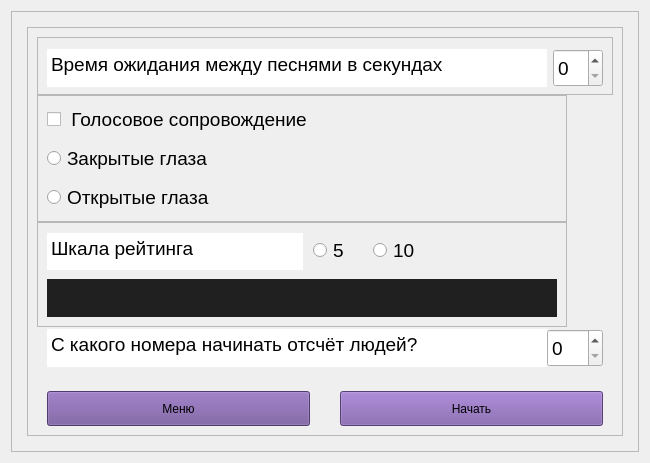
      <widget class="QWidget" name="SettingsExperimentWidget">
       <layout class="QGridLayout" name="gridLayout_15">
        <item row="0" column="1">
         <widget class="QFrame" name="frame_17">
          <property name="frameShape">
           <enum>QFrame::StyledPanel</enum>
          </property>
          <property name="frameShadow">
           <enum>QFrame::Raised</enum>
          </property>
          <layout class="QGridLayout" name="gridLayout_22">
           <item row="0" column="0">
            <layout class="QGridLayout" name="gridLayout_21">
             <item row="2" column="2">
              <widget class="QFrame" name="frame_14">
               <property name="frameShape">
                <enum>QFrame::StyledPanel</enum>
               </property>
               <property name="frameShadow">
                <enum>QFrame::Raised</enum>
               </property>
              </widget>
             </item>
             <item row="2" column="0">
              <widget class="QFrame" name="frame_12">
               <property name="frameShape">
                <enum>QFrame::StyledPanel</enum>
               </property>
               <property name="frameShadow">
                <enum>QFrame::Raised</enum>
               </property>
              </widget>
             </item>
             <item row="0" column="0">
              <widget class="QFrame" name="frame_10">
               <property name="frameShape">
                <enum>QFrame::StyledPanel</enum>
               </property>
               <property name="frameShadow">
                <enum>QFrame::Raised</enum>
               </property>
              </widget>
             </item>
             <item row="2" column="1">
              <widget class="QFrame" name="frame_13">
               <property name="frameShape">
                <enum>QFrame::StyledPanel</enum>
               </property>
               <property name="frameShadow">
                <enum>QFrame::Raised</enum>
               </property>
              </widget>
             </item>
             <item row="1" column="0">
              <widget class="QFrame" name="frame_11">
               <property name="minimumSize">
                <size>
                 <width>0</width>
                 <height>0</height>
                </size>
               </property>
               <property name="frameShape">
                <enum>QFrame::StyledPanel</enum>
               </property>
               <property name="frameShadow">
                <enum>QFrame::Raised</enum>
               </property>
              </widget>
             </item>
             <item row="0" column="1">
              <widget class="QFrame" name="frame_15">
               <property name="frameShape">
                <enum>QFrame::StyledPanel</enum>
               </property>
               <property name="frameShadow">
                <enum>QFrame::Raised</enum>
               </property>
              </widget>
             </item>
             <item row="0" column="2">
              <widget class="QFrame" name="frame_16">
               <property name="frameShape">
                <enum>QFrame::StyledPanel</enum>
               </property>
               <property name="frameShadow">
                <enum>QFrame::Raised</enum>
               </property>
              </widget>
             </item>
             <item row="1" column="2">
              <widget class="QFrame" name="frame_69">
               <property name="sizePolicy">
                <sizepolicy hsizetype="Preferred" vsizetype="Preferred">
                 <horstretch>0</horstretch>
                 <verstretch>0</verstretch>
                </sizepolicy>
               </property>
               <property name="minimumSize">
                <size>
                 <width>0</width>
                 <height>0</height>
                </size>
               </property>
               <property name="frameShape">
                <enum>QFrame::StyledPanel</enum>
               </property>
               <property name="frameShadow">
                <enum>QFrame::Raised</enum>
               </property>
              </widget>
             </item>
             <item row="1" column="1">
              <widget class="QFrame" name="frame_5">
               <property name="maximumSize">
                <size>
                 <width>1000</width>
                 <height>16777215</height>
                </size>
               </property>
               <property name="frameShape">
                <enum>QFrame::StyledPanel</enum>
               </property>
               <property name="frameShadow">
                <enum>QFrame::Raised</enum>
               </property>
               <layout class="QGridLayout" name="gridLayout_20">
                <item row="1" column="0">
                 <layout class="QHBoxLayout" name="horizontalLayout_10">
                  <property name="spacing">
                   <number>30</number>
                  </property>
                  <property name="leftMargin">
                   <number>10</number>
                  </property>
                  <property name="topMargin">
                   <number>20</number>
                  </property>
                  <property name="rightMargin">
                   <number>10</number>
                  </property>
                  <item>
                   <widget class="QPushButton" name="returnMenuButton">
                    <property name="minimumSize">
                     <size>
                      <width>0</width>
                      <height>35</height>
                     </size>
                    </property>
                    <property name="maximumSize">
                     <size>
                      <width>16777215</width>
                      <height>40</height>
                     </size>
                    </property>
                    <property name="styleSheet">
                     <string notr="true">*{
	background-color: #715199;
}</string>
                    </property>
                    <property name="text">
                     <string>Меню</string>
                    </property>
                   </widget>
                  </item>
                  <item>
                   <widget class="QPushButton" name="startButton">
                    <property name="minimumSize">
                     <size>
                      <width>0</width>
                      <height>35</height>
                     </size>
                    </property>
                    <property name="maximumSize">
                     <size>
                      <width>16777215</width>
                      <height>40</height>
                     </size>
                    </property>
                    <property name="styleSheet">
                     <string notr="true">*{
	background-color: #7b58a6;
}</string>
                    </property>
                    <property name="text">
                     <string>Начать</string>
                    </property>
                   </widget>
                  </item>
                 </layout>
                </item>
                <item row="0" column="0">
                 <layout class="QVBoxLayout" name="verticalLayout" stretch="0,0,0,0">
                  <property name="spacing">
                   <number>0</number>
                  </property>
                  <property name="leftMargin">
                   <number>0</number>
                  </property>
                  <item>
                   <widget class="QFrame" name="frame_18">
                    <property name="frameShape">
                     <enum>QFrame::StyledPanel</enum>
                    </property>
                    <property name="frameShadow">
                     <enum>QFrame::Raised</enum>
                    </property>
                    <layout class="QGridLayout" name="gridLayout_3">
                     <item row="0" column="0">
                      <widget class="QTextBrowser" name="textBrowser">
                       <property name="enabled">
                        <bool>true</bool>
                       </property>
                       <property name="sizePolicy">
                        <sizepolicy hsizetype="Fixed" vsizetype="Fixed">
                         <horstretch>0</horstretch>
                         <verstretch>0</verstretch>
                        </sizepolicy>
                       </property>
                       <property name="minimumSize">
                        <size>
                         <width>500</width>
                         <height>38</height>
                        </size>
                       </property>
                       <property name="maximumSize">
                        <size>
                         <width>16777215</width>
                         <height>34</height>
                        </size>
                       </property>
                       <property name="font">
                        <font>
                         <family>Arial</family>
                         <pointsize>14</pointsize>
                         <weight>50</weight>
                         <italic>false</italic>
                         <bold>false</bold>
                        </font>
                       </property>
                       <property name="styleSheet">
                        <string notr="true">*{
	border: none;
}
</string>
                       </property>
                       <property name="html">
                        <string>&lt;!DOCTYPE HTML PUBLIC &quot;-//W3C//DTD HTML 4.0//EN&quot; &quot;http://www.w3.org/TR/REC-html40/strict.dtd&quot;&gt;
&lt;html&gt;&lt;head&gt;&lt;meta name=&quot;qrichtext&quot; content=&quot;1&quot; /&gt;&lt;style type=&quot;text/css&quot;&gt;
p, li { white-space: pre-wrap; }
&lt;/style&gt;&lt;/head&gt;&lt;body style=&quot; font-family:'Arial'; font-size:14pt; font-weight:400; font-style:normal;&quot;&gt;
&lt;p style=&quot; margin-top:0px; margin-bottom:0px; margin-left:0px; margin-right:0px; -qt-block-indent:0; text-indent:0px;&quot;&gt;&lt;span style=&quot; font-family:'MS Shell Dlg 2';&quot;&gt;Время ожидания между песнями в секундах&lt;/span&gt;&lt;/p&gt;&lt;/body&gt;&lt;/html&gt;</string>
                       </property>
                      </widget>
                     </item>
                     <item row="0" column="1">
                      <layout class="QHBoxLayout" name="horizontalLayout_2">
                       <item>
                        <widget class="QSpinBox" name="timeSpinBox">
                         <property name="sizePolicy">
                          <sizepolicy hsizetype="Preferred" vsizetype="Fixed">
                           <horstretch>0</horstretch>
                           <verstretch>0</verstretch>
                          </sizepolicy>
                         </property>
                         <property name="minimumSize">
                          <size>
                           <width>0</width>
                           <height>38</height>
                          </size>
                         </property>
                         <property name="maximumSize">
                          <size>
                           <width>80</width>
                           <height>34</height>
                          </size>
                         </property>
                         <property name="font">
                          <font>
                           <family>Arial</family>
                           <pointsize>14</pointsize>
                           <weight>50</weight>
                           <italic>false</italic>
                           <bold>false</bold>
                          </font>
                         </property>
                         <property name="styleSheet">
                          <string notr="true"/>
                         </property>
                        </widget>
                       </item>
                      </layout>
                     </item>
                    </layout>
                   </widget>
                  </item>
                  <item>
                   <widget class="QFrame" name="frame_19">
                    <property name="sizePolicy">
                     <sizepolicy hsizetype="Fixed" vsizetype="Preferred">
                      <horstretch>0</horstretch>
                      <verstretch>0</verstretch>
                     </sizepolicy>
                    </property>
                    <property name="minimumSize">
                     <size>
                      <width>530</width>
                      <height>0</height>
                     </size>
                    </property>
                    <property name="font">
                     <font>
                      <family>Arial</family>
                      <pointsize>14</pointsize>
                      <weight>50</weight>
                      <italic>false</italic>
                      <bold>false</bold>
                     </font>
                    </property>
                    <property name="frameShape">
                     <enum>QFrame::StyledPanel</enum>
                    </property>
                    <property name="frameShadow">
                     <enum>QFrame::Raised</enum>
                    </property>
                    <layout class="QGridLayout" name="gridLayout_4">
                     <item row="0" column="0">
                      <layout class="QVBoxLayout" name="verticalLayout_2">
                       <property name="spacing">
                        <number>10</number>
                       </property>
                       <item>
                        <widget class="QCheckBox" name="voiceCheckBox">
                         <property name="font">
                          <font>
                           <family>Arial</family>
                           <pointsize>14</pointsize>
                           <weight>50</weight>
                           <italic>false</italic>
                           <bold>false</bold>
                          </font>
                         </property>
                         <property name="text">
                          <string> Голосовое сопровождение</string>
                         </property>
                        </widget>
                       </item>
                       <item>
                        <widget class="QRadioButton" name="closeEyesRadioButton">
                         <property name="font">
                          <font>
                           <family>Arial</family>
                           <pointsize>14</pointsize>
                           <weight>50</weight>
                           <italic>false</italic>
                           <bold>false</bold>
                          </font>
                         </property>
                         <property name="text">
                          <string>Закрытые глаза</string>
                         </property>
                        </widget>
                       </item>
                       <item>
                        <widget class="QRadioButton" name="openEyesRadioButton">
                         <property name="font">
                          <font>
                           <family>Arial</family>
                           <pointsize>14</pointsize>
                           <weight>50</weight>
                           <italic>false</italic>
                           <bold>false</bold>
                          </font>
                         </property>
                         <property name="text">
                          <string>Открытые глаза</string>
                         </property>
                        </widget>
                       </item>
                      </layout>
                     </item>
                    </layout>
                   </widget>
                  </item>
                  <item>
                   <widget class="QFrame" name="frame_20">
                    <property name="sizePolicy">
                     <sizepolicy hsizetype="Fixed" vsizetype="Fixed">
                      <horstretch>0</horstretch>
                      <verstretch>0</verstretch>
                     </sizepolicy>
                    </property>
                    <property name="frameShape">
                     <enum>QFrame::StyledPanel</enum>
                    </property>
                    <property name="frameShadow">
                     <enum>QFrame::Raised</enum>
                    </property>
                    <layout class="QGridLayout" name="gridLayout_5">
                     <property name="verticalSpacing">
                      <number>10</number>
                     </property>
                     <item row="0" column="0">
                      <layout class="QHBoxLayout" name="horizontalLayout_3" stretch="0,0,0">
                       <property name="spacing">
                        <number>10</number>
                       </property>
                       <item>
                        <widget class="QTextBrowser" name="textBrowser_2">
                         <property name="sizePolicy">
                          <sizepolicy hsizetype="Fixed" vsizetype="Fixed">
                           <horstretch>0</horstretch>
                           <verstretch>0</verstretch>
                          </sizepolicy>
                         </property>
                         <property name="minimumSize">
                          <size>
                           <width>200</width>
                           <height>37</height>
                          </size>
                         </property>
                         <property name="maximumSize">
                          <size>
                           <width>16777215</width>
                           <height>34</height>
                          </size>
                         </property>
                         <property name="font">
                          <font>
                           <family>Arial</family>
                           <pointsize>14</pointsize>
                           <weight>50</weight>
                           <italic>false</italic>
                           <bold>false</bold>
                          </font>
                         </property>
                         <property name="styleSheet">
                          <string notr="true">*{
	border: none;
}
</string>
                         </property>
                         <property name="html">
                          <string>&lt;!DOCTYPE HTML PUBLIC &quot;-//W3C//DTD HTML 4.0//EN&quot; &quot;http://www.w3.org/TR/REC-html40/strict.dtd&quot;&gt;
&lt;html&gt;&lt;head&gt;&lt;meta name=&quot;qrichtext&quot; content=&quot;1&quot; /&gt;&lt;style type=&quot;text/css&quot;&gt;
p, li { white-space: pre-wrap; }
&lt;/style&gt;&lt;/head&gt;&lt;body style=&quot; font-family:'Arial'; font-size:14pt; font-weight:400; font-style:normal;&quot;&gt;
&lt;p style=&quot; margin-top:0px; margin-bottom:0px; margin-left:0px; margin-right:0px; -qt-block-indent:0; text-indent:0px;&quot;&gt;Шкала рейтинга&lt;/p&gt;&lt;/body&gt;&lt;/html&gt;</string>
                         </property>
                        </widget>
                       </item>
                       <item>
                        <widget class="QRadioButton" name="ratting_5_RadioButton">
                         <property name="maximumSize">
                          <size>
                           <width>50</width>
                           <height>16777215</height>
                          </size>
                         </property>
                         <property name="font">
                          <font>
                           <family>Arial</family>
                           <pointsize>14</pointsize>
                           <weight>50</weight>
                           <italic>false</italic>
                           <bold>false</bold>
                          </font>
                         </property>
                         <property name="styleSheet">
                          <string notr="true"/>
                         </property>
                         <property name="text">
                          <string>5</string>
                         </property>
                        </widget>
                       </item>
                       <item>
                        <widget class="QRadioButton" name="ratting_10_RadioButton">
                         <property name="font">
                          <font>
                           <family>Arial</family>
                           <pointsize>14</pointsize>
                           <weight>50</weight>
                           <italic>false</italic>
                           <bold>false</bold>
                          </font>
                         </property>
                         <property name="text">
                          <string>10</string>
                         </property>
                        </widget>
                       </item>
                      </layout>
                     </item>
                     <item row="2" column="0">
                      <widget class="QLineEdit" name="linkLineEdit">
                       <property name="sizePolicy">
                        <sizepolicy hsizetype="Fixed" vsizetype="Fixed">
                         <horstretch>0</horstretch>
                         <verstretch>0</verstretch>
                        </sizepolicy>
                       </property>
                       <property name="minimumSize">
                        <size>
                         <width>510</width>
                         <height>38</height>
                        </size>
                       </property>
                       <property name="styleSheet">
                        <string notr="true">*{
	color: #808080;
	background-color: #202020;
	border: none;

	font: 14pt &quot;Arial&quot;;
}</string>
                       </property>
                       <property name="text">
                        <string/>
                       </property>
                      </widget>
                     </item>
                    </layout>
                   </widget>
                  </item>
                  <item>
                   <layout class="QHBoxLayout" name="horizontalLayout_11">
                    <property name="leftMargin">
                     <number>10</number>
                    </property>
                    <property name="rightMargin">
                     <number>10</number>
                    </property>
                    <item>
                     <widget class="QTextBrowser" name="textBrowser_4">
                      <property name="enabled">
                       <bool>true</bool>
                      </property>
                      <property name="sizePolicy">
                       <sizepolicy hsizetype="Fixed" vsizetype="Fixed">
                        <horstretch>0</horstretch>
                        <verstretch>0</verstretch>
                       </sizepolicy>
                      </property>
                      <property name="minimumSize">
                       <size>
                        <width>500</width>
                        <height>38</height>
                       </size>
                      </property>
                      <property name="maximumSize">
                       <size>
                        <width>16777215</width>
                        <height>34</height>
                       </size>
                      </property>
                      <property name="font">
                       <font>
                        <family>Arial</family>
                        <pointsize>14</pointsize>
                        <weight>50</weight>
                        <italic>false</italic>
                        <bold>false</bold>
                       </font>
                      </property>
                      <property name="styleSheet">
                       <string notr="true">*{
	border: none;
}
</string>
                      </property>
                      <property name="html">
                       <string>&lt;!DOCTYPE HTML PUBLIC &quot;-//W3C//DTD HTML 4.0//EN&quot; &quot;http://www.w3.org/TR/REC-html40/strict.dtd&quot;&gt;
&lt;html&gt;&lt;head&gt;&lt;meta name=&quot;qrichtext&quot; content=&quot;1&quot; /&gt;&lt;style type=&quot;text/css&quot;&gt;
p, li { white-space: pre-wrap; }
&lt;/style&gt;&lt;/head&gt;&lt;body style=&quot; font-family:'Arial'; font-size:14pt; font-weight:400; font-style:normal;&quot;&gt;
&lt;p style=&quot; margin-top:0px; margin-bottom:0px; margin-left:0px; margin-right:0px; -qt-block-indent:0; text-indent:0px;&quot;&gt;С какого номера начинать отсчёт людей?&lt;/p&gt;&lt;/body&gt;&lt;/html&gt;</string>
                      </property>
                     </widget>
                    </item>
                    <item>
                     <widget class="QSpinBox" name="numManSpinBox">
                      <property name="sizePolicy">
                       <sizepolicy hsizetype="Preferred" vsizetype="Fixed">
                        <horstretch>0</horstretch>
                        <verstretch>0</verstretch>
                       </sizepolicy>
                      </property>
                      <property name="minimumSize">
                       <size>
                        <width>0</width>
                        <height>38</height>
                       </size>
                      </property>
                      <property name="maximumSize">
                       <size>
                        <width>80</width>
                        <height>34</height>
                       </size>
                      </property>
                      <property name="font">
                       <font>
                        <family>Arial</family>
                        <pointsize>14</pointsize>
                        <weight>50</weight>
                        <italic>false</italic>
                        <bold>false</bold>
                       </font>
                      </property>
                      <property name="styleSheet">
                       <string notr="true"/>
                      </property>
                     </widget>
                    </item>
                   </layout>
                  </item>
                 </layout>
                </item>
               </layout>
              </widget>
             </item>
            </layout>
           </item>
          </layout>
         </widget>
        </item>
       </layout>
      </widget>
